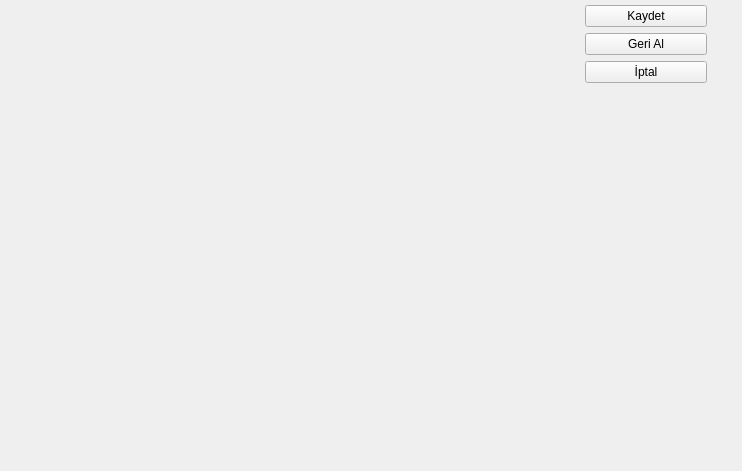
<?xml version="1.0" encoding="UTF-8"?>
<ui version="4.0">
 <class>YeniVeriGirisEkrani</class>
 <widget class="QWidget" name="YeniVeriGirisEkrani">
  <property name="geometry">
   <rect>
    <x>0</x>
    <y>0</y>
    <width>742</width>
    <height>471</height>
   </rect>
  </property>
  <property name="windowTitle">
   <string>Form</string>
  </property>
  <widget class="QWidget" name="widget" native="true">
   <property name="geometry">
    <rect>
     <x>0</x>
     <y>0</y>
     <width>571</width>
     <height>451</height>
    </rect>
   </property>
   <property name="sizePolicy">
    <sizepolicy hsizetype="Expanding" vsizetype="Expanding">
     <horstretch>0</horstretch>
     <verstretch>0</verstretch>
    </sizepolicy>
   </property>
   <layout class="QVBoxLayout" name="gelecekNesne_2">
    <property name="spacing">
     <number>0</number>
    </property>
    <property name="leftMargin">
     <number>0</number>
    </property>
    <property name="topMargin">
     <number>0</number>
    </property>
    <property name="rightMargin">
     <number>0</number>
    </property>
    <property name="bottomMargin">
     <number>0</number>
    </property>
   </layout>
  </widget>
  <widget class="QLabel" name="lblIslemSimgesi">
   <property name="geometry">
    <rect>
     <x>590</x>
     <y>10</y>
     <width>134</width>
     <height>409</height>
    </rect>
   </property>
   <property name="minimumSize">
    <size>
     <width>52</width>
     <height>0</height>
    </size>
   </property>
   <property name="text">
    <string/>
   </property>
   <property name="margin">
    <number>10</number>
   </property>
  </widget>
  <widget class="QWidget" name="layoutWidget">
   <property name="geometry">
    <rect>
     <x>585</x>
     <y>5</y>
     <width>122</width>
     <height>150</height>
    </rect>
   </property>
   <layout class="QVBoxLayout" name="verticalLayout_2">
    <item>
     <widget class="QPushButton" name="btnKaydet_2">
      <property name="minimumSize">
       <size>
        <width>0</width>
        <height>0</height>
       </size>
      </property>
      <property name="text">
       <string>Kaydet</string>
      </property>
     </widget>
    </item>
    <item>
     <widget class="QPushButton" name="btnGeriAl_2">
      <property name="text">
       <string>Geri Al</string>
      </property>
     </widget>
    </item>
    <item>
     <widget class="QPushButton" name="btnIptal_2">
      <property name="minimumSize">
       <size>
        <width>120</width>
        <height>0</height>
       </size>
      </property>
      <property name="text">
       <string>İptal</string>
      </property>
     </widget>
    </item>
    <item>
     <spacer name="verticalSpacer_2">
      <property name="orientation">
       <enum>Qt::Vertical</enum>
      </property>
      <property name="sizeHint" stdset="0">
       <size>
        <width>20</width>
        <height>40</height>
       </size>
      </property>
     </spacer>
    </item>
   </layout>
  </widget>
 </widget>
 <resources/>
 <connections/>
</ui>
